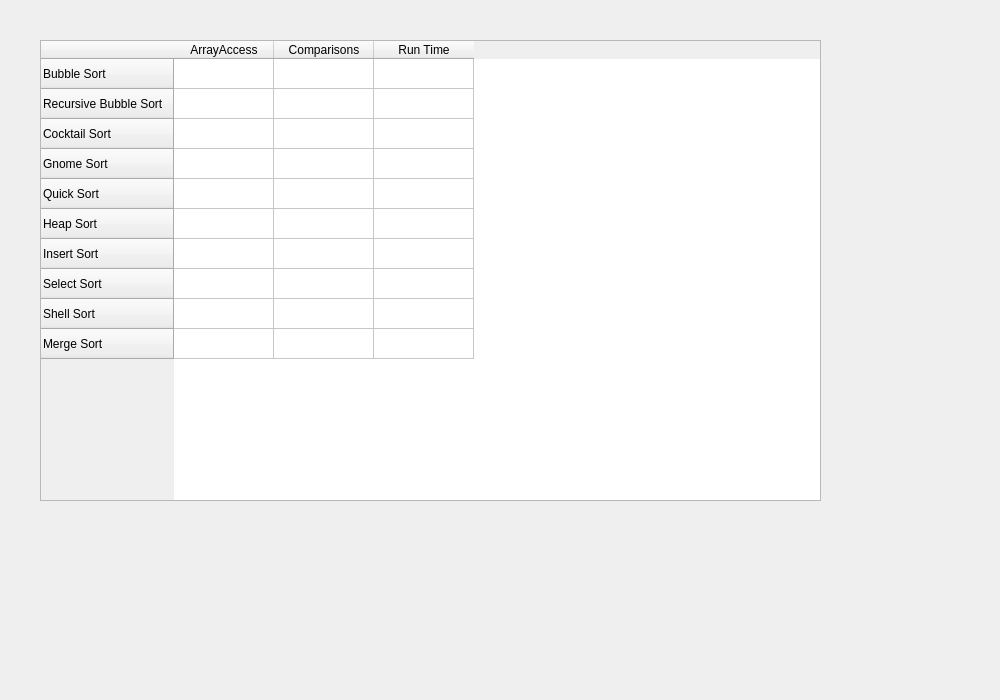
<?xml version="1.0" encoding="UTF-8"?>
<ui version="4.0">
 <class>Form</class>
 <widget class="QWidget" name="Form">
  <property name="geometry">
   <rect>
    <x>0</x>
    <y>0</y>
    <width>1000</width>
    <height>700</height>
   </rect>
  </property>
  <property name="sizePolicy">
   <sizepolicy hsizetype="Expanding" vsizetype="Expanding">
    <horstretch>0</horstretch>
    <verstretch>0</verstretch>
   </sizepolicy>
  </property>
  <property name="minimumSize">
   <size>
    <width>1000</width>
    <height>700</height>
   </size>
  </property>
  <property name="windowTitle">
   <string>Form</string>
  </property>
  <widget class="QTableWidget" name="tableWidget">
   <property name="geometry">
    <rect>
     <x>40</x>
     <y>40</y>
     <width>781</width>
     <height>461</height>
    </rect>
   </property>
   <property name="sizePolicy">
    <sizepolicy hsizetype="Expanding" vsizetype="Expanding">
     <horstretch>0</horstretch>
     <verstretch>0</verstretch>
    </sizepolicy>
   </property>
   <row>
    <property name="text">
     <string>Bubble Sort</string>
    </property>
   </row>
   <row>
    <property name="text">
     <string>Recursive Bubble Sort</string>
    </property>
   </row>
   <row>
    <property name="text">
     <string>Cocktail Sort</string>
    </property>
   </row>
   <row>
    <property name="text">
     <string>Gnome Sort</string>
    </property>
   </row>
   <row>
    <property name="text">
     <string>Quick Sort</string>
    </property>
   </row>
   <row>
    <property name="text">
     <string>Heap Sort</string>
    </property>
   </row>
   <row>
    <property name="text">
     <string>Insert Sort</string>
    </property>
   </row>
   <row>
    <property name="text">
     <string>Select Sort</string>
    </property>
   </row>
   <row>
    <property name="text">
     <string>Shell Sort</string>
    </property>
   </row>
   <row>
    <property name="text">
     <string>Merge Sort</string>
    </property>
   </row>
   <column>
    <property name="text">
     <string>ArrayAccess</string>
    </property>
   </column>
   <column>
    <property name="text">
     <string>Comparisons</string>
    </property>
   </column>
   <column>
    <property name="text">
     <string>Run Time</string>
    </property>
   </column>
  </widget>
 </widget>
 <resources/>
 <connections/>
</ui>
